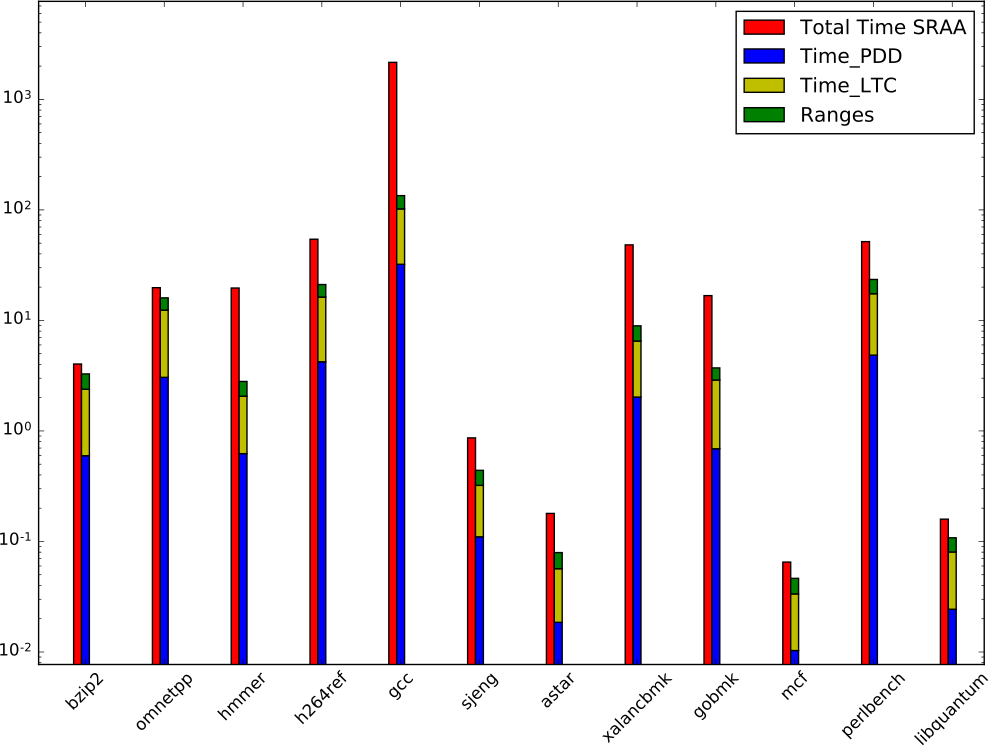

The script that drew this image:
#!/usr/bin/env python
# a stacked bar plot with errorbars
import numpy as np
import matplotlib.pyplot as plt
import os
from matplotlib.backends.backend_pdf import PdfPages
from pylab import *
import subprocess

plt.yscale('log')
N = 12

evalsraa=csv2rec('../report.evalsraaSpec.csv', delimiter=',')

totaltime = evalsraa["totaltime"]
time_Combine = evalsraa["timetest1"]
time_LTC = evalsraa["timetest2"]
time_PDD = evalsraa["timetest3"]

#Test1 => Local trees in the dependence graph
#Test2 => Les than relationships
#Test3 => Different allocation sites

width = 0.1      # the width of the bars: can also be len(x) sequence
ind = np.arange(N)  # the x locations for the groups

p0 = plt.bar(ind, totaltime, width, color='r')
p1 = plt.bar(ind+width, time_PDD, width, color='b')
p2 = plt.bar(ind+width, time_LTC, width, color='y',bottom=time_PDD)
p3 = plt.bar(ind+width, time_Combine, width, color='g', bottom=[i+j for i,j in zip(time_PDD,time_LTC)])


#plt.title('Scores by group and gender')
plt.xticks(ind+ width + width/2, ('bzip2','omnetpp','hmmer','h264ref','gcc','sjeng','astar','xalancbmk','gobmk','mcf','perlbench','libquantum'), rotation=45)
#plt.yticks(np.arange(0, 81, 10))
plt.legend((p0[0], p1[0], p2[0], p3[0]), ('Total Time SRAA', 'Time_PDD', 'Time_LTC', 'Ranges'))

#figure = plt.gcf()	
#figure.set_size_inches(15, 8)
#plt.savefig('spec3testsSraa.pdf', dpi=300)
#os.system('pdfcrop "spec3testsSraa.pdf" spec3testsSraa.pdf')
plt.show()
